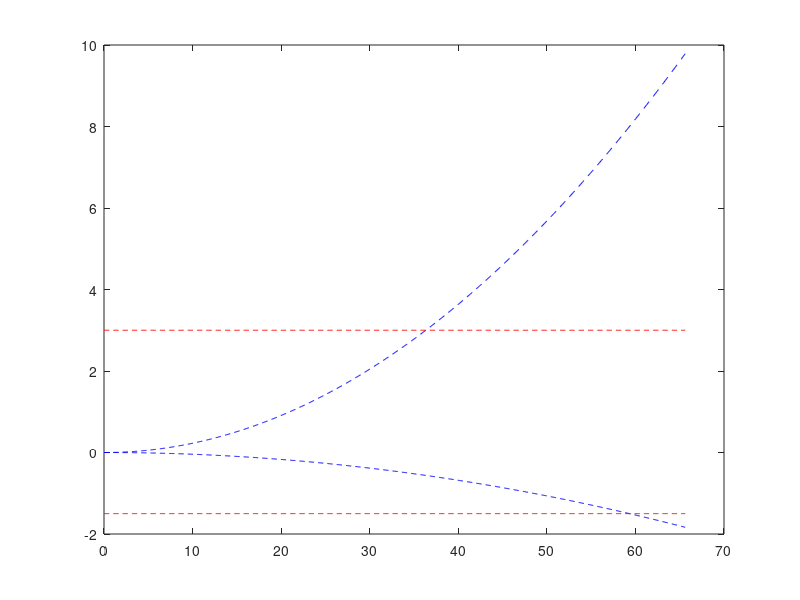

Recreate this plot in MATLAB. (Note: this script raises an error after producing the figure.)
clear

g = 9.81; % m/s^2
rho = 1.2; % kg/m^3

prec = 1000;
vel = linspace(0,20,prec);

%% Stall Flight
cl_max = 1.6;
cl_min = -0.3;
wing_area = 0.9; % m^2 
m = 3.6; % kg
stall_n_pos = (1/2*rho*cl_max*vel.^2*wing_area)/(m*g);
stall_n_neg = (1/2*rho*cl_min*vel.^2*wing_area)/(m*g);

%% Max Load
max_n_pos = 3*ones(prec,1);
max_n_neg = -1.5*ones(prec,1);

%% Max Q
v_cruise = 14; 
v_dive = v_cruise*1.2; % m/s

figure(1)
vel_imperial = vel*3.28084;
plot(vel_imperial,stall_n_pos,'b--')
hold on
plot(vel_imperial,stall_n_neg,'b--')
hold on 
plot(vel_imperial,max_n_pos,'r--')
hold on 
plot(vel_imperial,max_n_neg,'r--')
hold on
xline(v_dive*3.28084,'--',{'V_D'},'LabelOrientation','horizontal')
hold on
xline(v_cruise*3.28084,'--',{'V_C'},'LabelOrientation','horizontal')
xlabel('Velocity (ft/s)')
ylabel('Load Factor (g)')
xlim([0,inf])
legend('Stall','','Max Load','')